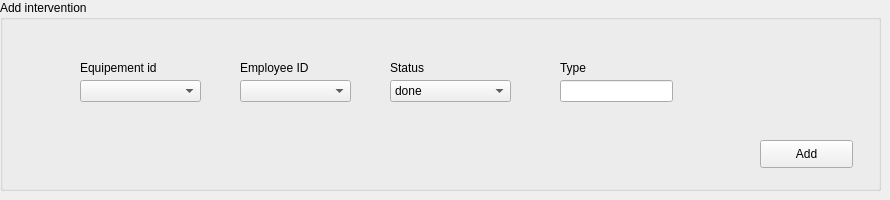
             <widget class="QWidget" name="tab_19">
              <attribute name="title">
               <string>Add intervention</string>
              </attribute>
              <widget class="QGroupBox" name="groupBox_54">
               <property name="geometry">
                <rect>
                 <x>0</x>
                 <y>0</y>
                 <width>881</width>
                 <height>191</height>
                </rect>
               </property>
               <property name="styleSheet">
                <string notr="true">font: 75 9pt &quot;MS Shell Dlg 2&quot;;</string>
               </property>
               <property name="title">
                <string>Add intervention</string>
               </property>
               <widget class="QPushButton" name="pushButton_82">
                <property name="geometry">
                 <rect>
                  <x>760</x>
                  <y>140</y>
                  <width>93</width>
                  <height>28</height>
                 </rect>
                </property>
                <property name="text">
                 <string>Add</string>
                </property>
                <property name="icon">
                 <iconset>
                  <normaloff>../../project/icon/plus.svg</normaloff>../../project/icon/plus.svg</iconset>
                </property>
               </widget>
               <widget class="QLineEdit" name="lineEdit_115">
                <property name="geometry">
                 <rect>
                  <x>560</x>
                  <y>80</y>
                  <width>113</width>
                  <height>22</height>
                 </rect>
                </property>
               </widget>
               <widget class="QLabel" name="label_191">
                <property name="geometry">
                 <rect>
                  <x>80</x>
                  <y>60</y>
                  <width>101</width>
                  <height>16</height>
                 </rect>
                </property>
                <property name="text">
                 <string>Equipement id</string>
                </property>
               </widget>
               <widget class="QLabel" name="label_192">
                <property name="geometry">
                 <rect>
                  <x>560</x>
                  <y>60</y>
                  <width>56</width>
                  <height>16</height>
                 </rect>
                </property>
                <property name="text">
                 <string>Type</string>
                </property>
               </widget>
               <widget class="QComboBox" name="comboBox_28">
                <property name="geometry">
                 <rect>
                  <x>80</x>
                  <y>80</y>
                  <width>121</width>
                  <height>22</height>
                 </rect>
                </property>
               </widget>
               <widget class="QLabel" name="label_193">
                <property name="geometry">
                 <rect>
                  <x>240</x>
                  <y>60</y>
                  <width>101</width>
                  <height>16</height>
                 </rect>
                </property>
                <property name="text">
                 <string>Employee ID</string>
                </property>
               </widget>
               <widget class="QComboBox" name="comboBox_29">
                <property name="geometry">
                 <rect>
                  <x>240</x>
                  <y>80</y>
                  <width>111</width>
                  <height>22</height>
                 </rect>
                </property>
               </widget>
               <widget class="QLabel" name="label_194">
                <property name="geometry">
                 <rect>
                  <x>390</x>
                  <y>60</y>
                  <width>101</width>
                  <height>16</height>
                 </rect>
                </property>
                <property name="text">
                 <string>Status</string>
                </property>
               </widget>
               <widget class="QComboBox" name="comboBox_30">
                <property name="geometry">
                 <rect>
                  <x>390</x>
                  <y>80</y>
                  <width>121</width>
                  <height>22</height>
                 </rect>
                </property>
                <item>
                 <property name="text">
                  <string>done</string>
                 </property>
                </item>
                <item>
                 <property name="text">
                  <string>not done</string>
                 </property>
                </item>
               </widget>
              </widget>
             </widget>
